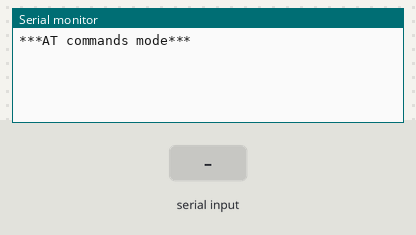
Recording of a sketch running on a simulated Arduino Uno, built with avr-gcc and run on an emulated ATmega328P. Shown: the last lines printed to the serial monitor. The test bench sets the inputs (shaded band).

Above: at 1.2 s.
1.3 s: "1" received over the second serial link
At 1.7 s:
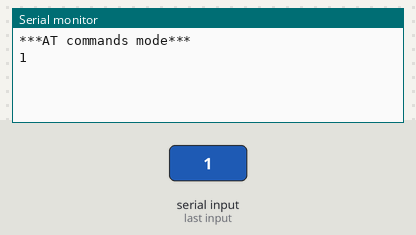
2.8 s: "0" received over the second serial link
At 4.1 s:
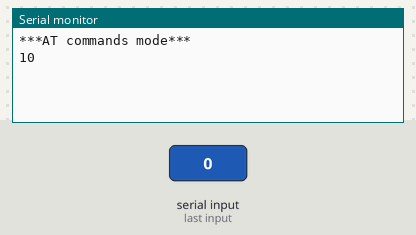

Measured:
- after the input at 1.3 s, the serial monitor: prints a new line at once (image 1)
- after the input at 2.8 s, the serial monitor: prints a new line at once (image 2)

The sketch:

sketch_nov07a.ino
```cpp
/*
HC05 - Bluetooth AT-Command mode
modified on 10 Feb 2019
by Saeed Hosseini
https://electropeak.com/learn/guides
*/
#include "SoftwareSerial.h"
SoftwareSerial MyBlue(3, 2); // RX | TX
void setup()
{
  Serial.begin(9600);
  MyBlue.begin(9600);  //Baud Rate for AT-command Mode.
  Serial.println("***AT commands mode***");
}
void loop()
{
  //from bluetooth to Terminal.
  if (MyBlue.available())
    Serial.write(MyBlue.read());
  //from termial to bluetooth
  if (Serial.available()) {
    MyBlue.write("ALLARMO"/*Serial.read()*/);
  }
}
```
